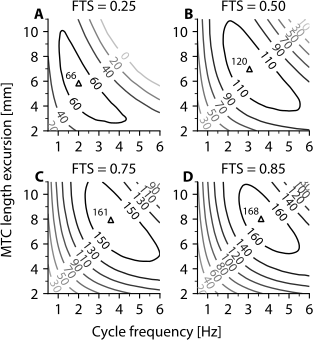

The script that saved this image:
#| label: fig-r-contour
#| fig-cap: Predicted maximally attainable AMPO as a function of cycle frequency and MTC
#|   length excursion, shown for four distinct FTS values. The maximally attainable AMPO (in mW),
#|   averaged across three rats, are is depicted as contour lines. The open triangles indicate the location of peak
#|   AMPO at each FTS corresponding to the optimal combination of cycle frequency and MTC length excursion
#|   for each FTS, with the corresponding peak AMPO labelled at the top-left of the triangle

#%% Load packages & set directories
import os, sys, pickle
import numpy as np
import pandas as pd
import matplotlib.pyplot as plt
from pathlib import Path

# Set directories
cwd = Path.cwd()
baseDir = cwd.parent
dataDir = baseDir / 'data'
funcDir = baseDir / 'analysis' / 'functions'
sys.path.append(str(funcDir))

import cust_fig, helpers, interpolation, stats

plt.close('all')

#%%
cf_set = np.arange(0.5,6.1,0.5) # [Hz] n = 12
mle_set = np.arange(2,11.1,1)*1e-3 # [m] n = 11

#%%
customlay = cust_fig.style(plt, fontname='Minion Pro',fontsize=11,grid=False)
customlay['xtick.direction'] = 'out' # cause of contour plot
customlay['ytick.direction'] = 'out'
# plt.rcParams.update(plt.rcParamsDefault)
plt.rcParams.update(customlay)

# fig = plt.figure(figsize=(15.92/2.54+0.085, 15.92/2.54+0.363), constrained_layout=True) # 3:2 ratio
fig = plt.figure(figsize=(15.92/2/2.54+51/600, 8.86/2.54), constrained_layout=True) # 3:2 ratio
gs = fig.add_gridspec(2,2)
# axs = [fig.add_subplot(gs[i]) for i in range(0,gs.ncols*gs.nrows)]
axs = [fig.add_subplot(gs[0, 0])]
axs.append(fig.add_subplot(gs[0, 1], sharex=axs[0]))
axs.append(fig.add_subplot(gs[1, 0], sharex=axs[0]))
axs.append(fig.add_subplot(gs[1, 1], sharex=axs[0]))

for iFts, fts in enumerate([0.25, 0.50, 0.75, 0.85]):
    AMPOsets, AMPOfines, sf = [], [], []
    for iMus,mus in enumerate(['GMe1', 'GMe2', 'GMe3']):
        # Load muspar
        parFile = os.path.join(dataDir,mus,mus+'_IM.pkl')
        muspar = pickle.load(open(parFile, 'rb'))[0]
        # sf.append(muspar['lce_opt']*muspar['fmax'])
        sf.append(1)
                
        # Load and interpolate data
        dataDirSim = os.path.join(dataDir,mus,'simsCV','')
        AMPOset = helpers.load_sims(cf_set,fts,mle_set,mus,dataDirSim)
        AMPOfine,(cfFine,mleFine) = interpolation.do_3d(AMPOset,(cf_set,mle_set),N=100,method='cubic')
           
        # Append to list for all muscles
        AMPOset = AMPOset/sf[iMus]
        AMPOsets.append(AMPOset)
        AMPOfine = AMPOfine/sf[iMus]
        AMPOfines.append(AMPOfine)
    
    #%% Calculate average   
    AMPOsets        = np.dstack(AMPOsets)
    AMPOfines       = np.dstack(AMPOfines)
    meanAMPOsets    = np.mean(AMPOsets,2)
    meanAMPOsets    = meanAMPOsets*np.mean(sf)
    meanAMPOfines   = np.mean(AMPOfines,2)
    meanAMPOfines   = meanAMPOfines*np.mean(sf)
    
    #%%
    iRow, iCol = np.unravel_index(np.nanargmax(meanAMPOsets), meanAMPOsets.shape)
    
    # Compute optimum, but interpolate over smaller interval..
    AMPOsets, AMPOfines, sf = [], [], []
    for iMus,mus in enumerate(['GMe1', 'GMe2', 'GMe3']):
        # Load muspar
        parFile = os.path.join(dataDir,mus,mus+'_IM.pkl')
        muspar = pickle.load(open(parFile, 'rb'))[0]
        sf.append(muspar['lce_opt']*muspar['fmax'])
                
        # Load and interpolate data
        dataDirSim = os.path.join(dataDir,mus,'simsCV','')
        AMPOset = helpers.load_sims(cf_set[iRow-1:iRow+2],fts,mle_set[iCol-1:iCol+2],mus,dataDirSim)
        AMPOfine,(cfFine_s,mleFine_s) = interpolation.do_3d(AMPOset,(cf_set[iRow-1:iRow+2],mle_set[iCol-1:iCol+2]),N=100,method='cubic')
           
        # Append to list for all muscles
        AMPOfine = AMPOfine/sf[iMus]
        AMPOfines.append(AMPOfine)
    AMPOfines       = np.dstack(AMPOfines)
    meanAMPOfines_s   = np.mean(AMPOfines,2)
    meanAMPOfines_s = meanAMPOfines_s*np.mean(sf)
    
    AMPOmax, (cfOpt, mleOpt) = stats.find_max(meanAMPOfines_s,(cfFine_s,mleFine_s))
    
    cfOpt2 = 0
    mleOpt2 = 0
    for iMus,mus in enumerate(['GMe1', 'GMe2', 'GMe3']):
        dataDirSim = os.path.join(dataDir,mus,'simsCV','')

        fileName = mus+f'_cfOpt_fts{fts:{"0.2f"}}_mleOpt'
        df = pd.read_csv(dataDirSim+fileName+'.csv')
        data = df.to_numpy()
        time,lmtc,stim,fsee = data.T[0:4]
        cfOpt2 += (1/time[-1])/3
        mleOpt2 += (lmtc.max()-lmtc.min())/3

    # cfOpt = cfOpt2
    # ampOpt = ampOpt2
    
    # print("AMPO = %1.2f mW" % (AMPOmax*1e3))
    # print("CF = %1.2f Hz" % cfOpt)
    # print("MLE = %1.2f mm" % (mleOpt*1e3))
    
    #%% Make figure 
    if fts == 0.50 or fts == 0.75:
        contour_levels  = np.arange(10,AMPOmax*1e3,20)
    else:
        contour_levels  = np.arange(0,AMPOmax*1e3,20)
    
    cmap = plt.get_cmap('gray_r')
    cmap = cust_fig.truncate_colormap(cmap, 0.25, 1)
    
    iAx = iFts
    CS = axs[iAx].contour(cfFine,mleFine*1e3,meanAMPOfines*1e3, contour_levels,cmap=cmap)
    # axs[iAx].plot(cfOpt,ampOpt*1e3*2,'kx',markersize=4)
    axs[iAx].scatter(cfOpt,mleOpt*1e3, marker='^', facecolors='none', edgecolors='k', s=15)
    axs[iAx].text(cfOpt-5.5*0.02,mleOpt*1e3+9*0.02, f'{AMPOmax*1e3:0.0f}', fontsize='x-small', va='bottom', ha='right')
    
    axs[iAx].set_xlim([0.5, axs[iAx].get_xlim()[1]])
    axs[iAx].set_title(f'FTS = {fts:0.2f}')
    
    a = (11-2)/5.5  # Example: y = x
    b = 2-0.5*a
    
    def line_func(x):
        return a * x + b

    # Function to compute intersection between segment and line
    def segment_line_intersection(p1, p2, a, b):
        x1, y1 = p1
        x2, y2 = p2
        # Represent line segment as p + t*r, intersect with line y = ax + b
        denom = (y2 - y1) - a * (x2 - x1)
        if denom == 0:
            return None  # Parallel
        t = ((a * x1 + b) - y1) / denom
        if 0 <= t <= 1:
            x_int = x1 + t * (x2 - x1)
            y_int = y1 + t * (y2 - y1)
            if np.isclose(y_int, a * x_int + b):
                return x_int, y_int
        return None

    # Find intersection points to use for manual labels
    manual_locations = []

    for i, segs in enumerate(CS.allsegs):
        for seg in segs:
            for j in range(len(seg) - 1):
                p1, p2 = seg[j], seg[j + 1]
                pt = segment_line_intersection(p1, p2, a, b)
                if pt is not None:
                    manual_locations.append(pt)
    # if fts == 0.50:
    #     del(manual_locations[11])
    #     del(manual_locations[10])
    
    
    if manual_locations:
        axs[iAx].clabel(CS, fmt = '%2.0f',fontsize='small', manual=manual_locations)

    # axs[iAx].annotate(f'{AMPOmax*1e3:0.0f}', xy=(cfOpt+5.5*0.02,ampOpt*1e3*2-9*0.02), xycoords='data', xytext=(11, -19), 
                # textcoords='offset points', arrowprops=dict(arrowstyle="->",lw=0.5, connectionstyle="arc3,rad=-.4"), fontsize=9)


#%%    
fig.supxlabel('Cycle frequency [Hz]', fontsize='medium')
fig.supylabel('MTC length excursion [mm]', fontsize='medium')

for ax in axs:
    ax.set_xlim(0.5,6)
    ax.set_ylim(2,11)
    ax.set_xticks([1.0,2.0,3.0,4.0,5.0,6.0])
    ax.set_xticks([1.5,2.5,3.5,4.5,5.5], minor=True)   
    ax.set_yticks([2.0,4.0,6.0,8.0,10])
    ax.set_yticks([3,5,7,9,11], minor=True)

    
fig.align_ylabels(axs)
cust_fig.add_labels(fig,axs,['A','B','C', 'D'])

# %% Show and save
plt.show()
# fig.savefig("r_contour.png", bbox_inches="tight", pad_inches=0, dpi=600)
fig.savefig("r_contour.pdf", bbox_inches="tight", pad_inches=0)
# fig.savefig("r_contour.svg", bbox_inches="tight", pad_inches=0)

# %% Checks
if len(sys.argv) > 1:
    check_size = sys.argv[1]
else:
    check_size = True  

if check_size == True or check_size == 'True':
    cust_fig.report_axes_size(fig,axs)
    # cust_fig.report_fig_size("r_contour.png") 
    cust_fig.report_fig_size("r_contour.pdf") 
    # cust_fig.report_fig_size("r_contour.svg")
